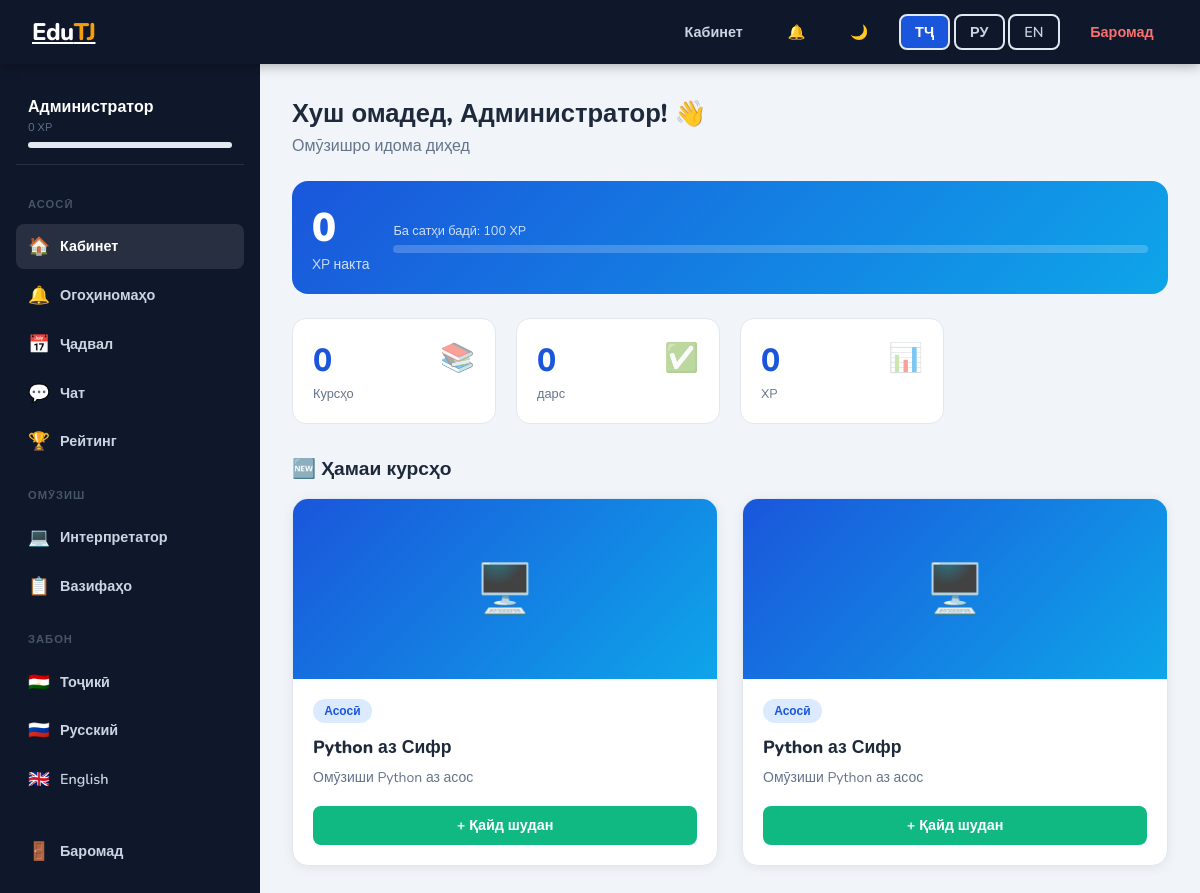
/pupil (signed in), run on the app's committed database.
### tables this page shows
CREATE TABLE users (
            id INTEGER PRIMARY KEY AUTOINCREMENT,
            username TEXT UNIQUE NOT NULL,
            password TEXT NOT NULL,
            full_name TEXT,
            role TEXT DEFAULT 'student',
            xp INTEGER DEFAULT 0,
            lang TEXT DEFAULT 'tg',
            dark_mode INTEGER DEFAULT 0,
            created_at TEXT DEFAULT CURRENT_TIMESTAMP
        );

CREATE TABLE courses (
            id INTEGER PRIMARY KEY AUTOINCREMENT,
            title TEXT NOT NULL, description TEXT,
            image TEXT, instructor TEXT, duration TEXT,
            level TEXT DEFAULT 'Асосӣ',
            created_at TEXT DEFAULT CURRENT_TIMESTAMP
        );

### app.py (the view, shortened to what this page needs)
@app.route('/pupil')
@login_required
def pupil():
    db = get_db()
    user = db.execute("SELECT * FROM users WHERE id=?", (session['user_id'],)).fetchone()
    enrolled = db.execute("""SELECT c.*, e.enrolled_at FROM courses c
        JOIN enrollments e ON c.id=e.course_id WHERE e.user_id=?""", (session['user_id'],)).fetchall()
    all_courses = db.execute("SELECT * FROM courses").fetchall()
    progress_data = {}
    badges = [b['badge_key'] for b in db.execute("SELECT badge_key FROM badges WHERE user_id=?", (session['user_id'],)).fetchall()]
    activity = db.execute("""SELECT date(created_at) as day, COUNT(*) as cnt FROM test_results
        WHERE user_id=? GROUP BY day ORDER BY day DESC LIMIT 7""", (session['user_id'],)).fetchall()
    db.close()
    return render_template('pupil.html', user=user, enrolled=enrolled, all_courses=all_courses,
                           progress=progress_data, badge_keys=badges, activity=list(activity))

### app.py (called while the page is built)
def t(key):
    lang = session.get('lang','tg')
    return LANGS.get(lang, LANGS['tg']).get(key, key)

def get_db():
    conn = sqlite3.connect(DB)
    conn.row_factory = sqlite3.Row
    return conn

def get_unread(user_id):
    db = get_db()
    n = db.execute("SELECT COUNT(*) as c FROM notifications WHERE user_id=? AND is_read=0", (user_id,)).fetchone()['c']
    db.close()
    return n

def login_required(f):
    from functools import wraps
    @wraps(f)
    def d(*a, **k):
        if 'user_id' not in session: return redirect(url_for('login'))
        return f(*a, **k)
    return d

### templates/pupil.html (shortened to what this page needs)
<!DOCTYPE html>
<html lang="tg">
<head>
<link rel="stylesheet" href="/static/css/style.css">
</head>
<body class="{{ 'dark-theme' if session.dark else '' }}">
<nav class="nav">
  <a href="/" class="nav-logo">Edu<span>TJ</span></a>
  <div class="nav-links">
    <a href="/pupil">{{ t('cabinet') }}</a>
    <a href="/notifications" style="position:relative;">🔔{% set uc=get_unread(session.user_id) %}{% if uc>0 %}<span class="notif-badge">{{uc}}</span>{% endif %}</a>
    <a href="/toggle_dark">{{ '☀️' if session.dark else '🌙' }}</a>
    <span style="display:flex;gap:.2rem;">
      <a href="/set_lang/tg" class="btn btn-ghost btn-sm" style="{% if session.lang=='tg' %}background:var(--primary);color:#fff;{% endif %}">ТҶ</a>
      <a href="/set_lang/ru" class="btn btn-ghost btn-sm" style="{% if session.lang=='ru' %}background:var(--primary);color:#fff;{% endif %}">РУ</a>
      <a href="/set_lang/en" class="btn btn-ghost btn-sm" style="{% if session.lang=='en' %}background:var(--primary);color:#fff;{% endif %}">EN</a>
    </span>
    <a href="/logout" style="color:#f87171">{{ t('logout') }}</a>
  </div>
</nav>
<div class="layout">
  <aside class="sidebar">
    <div style="padding:.5rem .75rem 1rem;border-bottom:1px solid rgba(255,255,255,.1);margin-bottom:.5rem;">
      <div style="font-weight:800;color:#fff;font-size:1rem;">{{ session.full_name }}</div>
      <div style="font-size:.7rem;color:#64748b;margin-top:.15rem;">
        {% if user %}{{ user.xp or 0 }} XP{% endif %}
      </div>
      {% if user %}
      <div class="xp-bar-wrap" style="margin-top:.4rem;">
      </div>
      {% endif %}
    </div>
    <span class="sidebar-title">{{ t('home') }}</span>
    <a href="/pupil" class="{% if not view %}active{% endif %}"><span class="icon">🏠</span> {{ t('cabinet') }}</a>
    <a href="/notifications"><span class="icon">🔔</span> {{ t('notifications') }}{% set uc=get_unread(session.user_id) %}{% if uc>0 %} <span class="notif-badge" style="position:static;margin-left:auto;">{{uc}}</span>{% endif %}</a>
    <a href="/schedule"><span class="icon">📅</span> {{ t('schedule') }}</a>
    <a href="/chat"><span class="icon">💬</span> {{ t('chat') }}</a>
    <a href="/reiting"><span class="icon">🏆</span> {{ t('rating') }}</a>
    <span class="sidebar-title">Омӯзиш</span>
    <a href="/interpretator"><span class="icon">💻</span> {{ t('interpreter') }}</a>
    <a href="/zadacha"><span class="icon">📋</span> {{ t('homework') }}</a>
    <span class="sidebar-title">Забон</span>
    <a href="/set_lang/tg"><span class="icon">🇹🇯</span> Тоҷикӣ</a>
    <a href="/set_lang/ru"><span class="icon">🇷🇺</span> Русский</a>
    <a href="/set_lang/en"><span class="icon">🇬🇧</span> English</a>
    <a href="/logout" style="margin-top:auto;"><span class="icon">🚪</span> {{ t('logout') }}</a>
  </aside>
  <main class="main-content">
  {% if view == 'lesson' %}
  <div style="display:flex;align-items:center;gap:.75rem;margin-bottom:1.5rem;">
    <a href="/course/{{ lesson.course_id }}" class="btn btn-ghost btn-sm">← {{ t('back') }}</a>
    <h1 style="font-size:1.4rem;font-weight:800;">{{ lesson.title }}</h1>
  </div>
  {% if lesson.video_url %}
  <div class="lesson-video">
    {% if 'youtube' in lesson.video_url or 'youtu.be' in lesson.video_url %}
      <iframe src="{{ lesson.video_url.replace('watch?v=','embed/').replace('youtu.be/','www.youtube.com/embed/') }}" frameborder="0" allowfullscreen></iframe>
    {% else %}
      <video controls><source src="{{ lesson.video_url }}"></video>
    {% endif %}
  </div>
  {% endif %}
  {% if lesson.content %}
  <div class="lesson-content"><h3 style="margin-bottom:1rem;">📖 Маводи дарс</h3><p style="white-space:pre-wrap;">{{ lesson.content }}</p></div>
  {% endif %}
  <div style="display:flex;gap:1rem;flex-wrap:wrap;margin-bottom:2rem;">
    <button onclick="markDone({{ lesson.id }})" class="btn btn-green" id="done-btn">✅ {{ t('lesson_done') }}</button>
    {% if tests %}<a href="/test/{{ tests[0].id }}" class="btn btn-yellow">📝 {{ t('take_test') }}</a>{% endif %}
    {% if tasks %}<a href="/homework/{{ tasks[0].id }}" class="btn btn-blue">📤 {{ t('homework') }}</a>{% endif %}
  </div>
  {% if all_lessons %}
  <div style="background:var(--card);border-radius:14px;padding:1.25rem;border:1px solid var(--border);">
    <h3 style="margin-bottom:1rem;font-size:1rem;">📚 Дарсҳо</h3>
    {% for l in all_lessons %}
    <a href="/lesson/{{ l.id }}" style="display:flex;align-items:center;gap:.75rem;padding:.6rem .5rem;border-radius:8px;text-decoration:none;color:var(--text);{% if l.id == lesson.id %}background:var(--bg);font-weight:700;{% endif %}">
      <span style="width:28px;height:28px;border-radius:50%;background:{% if l.id == lesson.id %}var(--primary){% else %}var(--border){% endif %};color:{% if l.id == lesson.id %}#fff{% else %}var(--muted){% endif %};display:flex;align-items:center;justify-content:center;font-size:.8rem;font-weight:700;flex-shrink:0;">{{ loop.index }}</span>
      {{ l.title }}
    </a>
    {% endfor %}
  </div>
  {% endif %}
  {% else %}
  <h1 style="font-size:1.6rem;font-weight:800;margin-bottom:.25rem;">{{ t('welcome') }}, {{ session.full_name }}! 👋</h1>
  <p style="color:var(--muted);margin-bottom:1.5rem;">Омӯзишро идома диҳед</p>
  {% if user %}
  <div style="background:linear-gradient(135deg,var(--primary),#0ea5e9);border-radius:16px;padding:1.25rem;color:#fff;margin-bottom:1.5rem;display:flex;align-items:center;gap:1.5rem;flex-wrap:wrap;">
    <div>
      <div style="font-size:2.5rem;font-weight:900;">{{ user.xp or 0 }}</div>
      <div style="opacity:.8;font-size:.875rem;">{{ t('points') }} накта</div>
    </div>
    <div style="flex:1;">
      <div style="font-size:.8rem;margin-bottom:.3rem;opacity:.8;">Ба сатҳи бадӣ: {{ 100 - ((user.xp or 0) % 100) }} XP</div>
      <div style="background:rgba(255,255,255,.2);border-radius:100px;height:8px;">
      </div>
    </div>
  </div>
  {% endif %}
  <div class="stats-row">
    <div class="stat-card"><span class="stat-icon">📚</span><div class="stat-num">{{ enrolled|length }}</div><div class="stat-label">{{ t('courses') }}</div></div>
    <div class="stat-card"><span class="stat-icon">✅</span><div class="stat-num">{{ progress.values()|map(attribute='done')|sum if progress else 0 }}</div><div class="stat-label">{{ t('lessons') }}</div></div>
    <div class="stat-card"><span class="stat-icon">📊</span><div class="stat-num">{{ user.xp if user else 0 }}</div><div class="stat-label">{{ t('points') }}</div></div>
  </div>
  <h2 style="font-size:1.2rem;font-weight:800;margin-bottom:1rem;">🆕 {{ t('all_courses') }}</h2>
  <div class="cards-grid">
    {% for course in all_courses %}
    <div class="course-card">
      <div class="course-thumb">{% if course.image %}<img src="/static/uploads/images/{{ course.image }}" alt="">{% else %}🖥️{% endif %}</div>
      <div class="course-body">
        <span class="course-badge">{{ course.level }}</span>
        <h3>{{ course.title }}</h3>
        <p>{{ course.description[:80] if course.description else '' }}</p>
        <a href="/enroll/{{ course.id }}" class="btn btn-green btn-full">+ {{ t('enroll') }}</a>
      </div>
    </div>
    {% else %}<div class="alert alert-info">Ҳанӯз курсе нест.</div>{% endfor %}
  </div>
  {% endif %}
  </main>
</div>
</body>
</html>

### static/css/style.css (style rules this page uses)
:root { --primary: #1a56db; --primary-dark: #1040b0; --accent: #f59e0b; --success: #10b981; --danger: #ef4444; --bg: #f1f5f9; --card: #ffffff; --text: #1e293b; --muted: #64748b; --border: #e2e8f0; --sidebar: #0f172a; --sidebar-text: #cbd5e1; }
* { margin:0; padding:0; box-sizing:border-box; }
body { font-family:'Nunito',sans-serif; background:var(--bg); color:var(--text); min-height:100vh; }
.nav { background:var(--sidebar); padding:0 2rem; display:flex; align-items:center; justify-content:space-between; height:64px; box-shadow:0 2px 12px rgba(0,0,0,.3); position:sticky; top:0; z-index:100; }
.nav-logo { font-size:1.5rem; font-weight:800; color:#fff; letter-spacing:-0.5px; }
.nav-logo span { color:var(--accent); }
.nav-links { display:flex; gap:1rem; align-items:center; }
.nav-links a { color:var(--sidebar-text); text-decoration:none; font-weight:600; font-size:.9rem; padding:.4rem .9rem; border-radius:8px; transition:.2s; }
.cards-grid { display:grid; grid-template-columns:repeat(auto-fill,minmax(300px,1fr)); gap:1.5rem; }
.course-card { background:var(--card); border-radius:16px; overflow:hidden; box-shadow:0 2px 12px rgba(0,0,0,.07); transition:.3s; border:1px solid var(--border); }
.course-thumb { height:180px; background:linear-gradient(135deg,#1a56db,#0ea5e9); display:flex; align-items:center; justify-content:center; font-size:3rem; }
.course-body { padding:1.25rem; }
.course-badge { display:inline-block; padding:.25rem .7rem; border-radius:20px; font-size:.75rem; font-weight:700; background:#dbeafe; color:var(--primary); margin-bottom:.75rem; }
.course-body h3 { font-size:1.1rem; font-weight:800; margin-bottom:.5rem; }
.course-body p { font-size:.875rem; color:var(--muted); line-height:1.6; margin-bottom:1rem; }
.btn { padding:.6rem 1.4rem; border-radius:8px; font-weight:700; font-size:.9rem; text-decoration:none; border:none; cursor:pointer; transition:.2s; display:inline-block; }
.btn-green { background:var(--success); color:#fff; }
.btn-ghost { background:transparent; border:2px solid var(--border); color:var(--text); }
.btn-sm { padding:.4rem .9rem; font-size:.8rem; }
.btn-full { width:100%; text-align:center; }
.layout { display:flex; min-height:calc(100vh - 64px); }
.sidebar { width:260px; background:var(--sidebar); color:var(--sidebar-text); padding:1.5rem 1rem; flex-shrink:0; display:flex; flex-direction:column; gap:.25rem; }
.sidebar-title { font-size:.7rem; font-weight:700; text-transform:uppercase; letter-spacing:1px; color:#475569; padding:.5rem .75rem; margin-top:.75rem; }
.sidebar a { display:flex; align-items:center; gap:.75rem; padding:.65rem .75rem; border-radius:8px; color:var(--sidebar-text); text-decoration:none; font-weight:600; font-size:.9rem; transition:.2s; }
.sidebar a:hover, .sidebar a.active { background:rgba(255,255,255,.1); color:#fff; }
.sidebar a .icon { font-size:1.1rem; width:20px; text-align:center; }
.main-content { flex:1; padding:2rem; overflow:auto; }
.stats-row { display:grid; grid-template-columns:repeat(auto-fill,minmax(180px,1fr)); gap:1.25rem; margin-bottom:2rem; }
.stat-card { background:#fff; border-radius:14px; padding:1.25rem; border:1px solid var(--border); }
.stat-card .stat-num { font-size:2rem; font-weight:800; color:var(--primary); }
.stat-card .stat-label { font-size:.8rem; color:var(--muted); margin-top:.2rem; }
.stat-card .stat-icon { font-size:1.75rem; float:right; opacity:.5; }
.xp-bar-wrap { background:#e2e8f0; border-radius:100px; height:6px; overflow:hidden; margin-top:.25rem; }

### data on the page
users: full_name "Администратор", xp "0", 100-((user.xpor0)%100) "100"
courses: level "Асосӣ", title "Python аз Сифр", description "Омӯзиши Python аз асос", t "Қайд шудан"
courses: level "Асосӣ", title "Python аз Сифр", description "Омӯзиши Python аз асос", t "Қайд шудан"

### other printed values
{{ t('cabinet') }} "Кабинет"
{{ '☀️' if session.dark else '🌙' }} "🌙"
{{ t('logout') }} "Баромад"
{{ t('home') }} "АСОСӢ"
{{ t('notifications') }} "Огоҳиномаҳо"
{{ t('schedule') }} "Ҷадвал"
{{ t('chat') }} "Чат"
{{ t('rating') }} "Рейтинг"
{{ t('interpreter') }} "Интерпретатор"
{{ t('homework') }} "Вазифаҳо"
{{ t('welcome') }} "Хуш омадед"
{{ t('points') }} "XP"
{{ enrolled|length }} "0"
{{ t('courses') }} "Курсҳо"
{{ progress.values()|map(attribute='done')|sum if progress else 0 }} "0"
